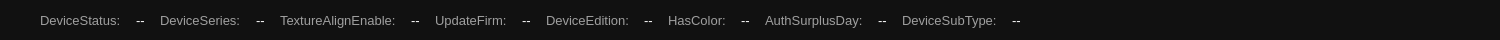
      <widget class="QWidget" name="status_bar" native="true">
       <property name="minimumSize">
        <size>
         <width>1500</width>
         <height>40</height>
        </size>
       </property>
       <property name="maximumSize">
        <size>
         <width>1920</width>
         <height>40</height>
        </size>
       </property>
       <property name="styleSheet">
        <string notr="true">background-color: rgb(17, 17, 17);</string>
       </property>
       <layout class="QHBoxLayout" name="horizontalLayout_34">
        <property name="spacing">
         <number>15</number>
        </property>
        <property name="leftMargin">
         <number>0</number>
        </property>
        <property name="topMargin">
         <number>0</number>
        </property>
        <property name="rightMargin">
         <number>0</number>
        </property>
        <property name="bottomMargin">
         <number>0</number>
        </property>
        <item>
         <layout class="QHBoxLayout" name="horizontalLayout_26">
          <item>
           <spacer name="horizontalSpacer_37">
            <property name="orientation">
             <enum>Qt::Horizontal</enum>
            </property>
            <property name="sizeType">
             <enum>QSizePolicy::Fixed</enum>
            </property>
            <property name="sizeHint" stdset="0">
             <size>
              <width>40</width>
              <height>20</height>
             </size>
            </property>
           </spacer>
          </item>
          <item>
           <widget class="QLabel" name="label_14">
            <property name="enabled">
             <bool>false</bool>
            </property>
            <property name="minimumSize">
             <size>
              <width>0</width>
              <height>20</height>
             </size>
            </property>
            <property name="maximumSize">
             <size>
              <width>16777215</width>
              <height>20</height>
             </size>
            </property>
            <property name="font">
             <font>
              <pointsize>10</pointsize>
             </font>
            </property>
            <property name="styleSheet">
             <string notr="true">color: rgb(159, 159, 159);</string>
            </property>
            <property name="text">
             <string>DeviceStatus:</string>
            </property>
           </widget>
          </item>
          <item>
           <widget class="QLabel" name="label_devicestatus">
            <property name="minimumSize">
             <size>
              <width>0</width>
              <height>20</height>
             </size>
            </property>
            <property name="maximumSize">
             <size>
              <width>16777215</width>
              <height>20</height>
             </size>
            </property>
            <property name="font">
             <font>
              <pointsize>10</pointsize>
             </font>
            </property>
            <property name="styleSheet">
             <string notr="true">color: rgb(255, 255, 255);</string>
            </property>
            <property name="text">
             <string>--</string>
            </property>
           </widget>
          </item>
         </layout>
        </item>
        <item>
         <layout class="QHBoxLayout" name="horizontalLayout_27">
          <item>
           <widget class="QLabel" name="label_16">
            <property name="enabled">
             <bool>false</bool>
            </property>
            <property name="minimumSize">
             <size>
              <width>0</width>
              <height>20</height>
             </size>
            </property>
            <property name="maximumSize">
             <size>
              <width>16777215</width>
              <height>20</height>
             </size>
            </property>
            <property name="font">
             <font>
              <pointsize>10</pointsize>
             </font>
            </property>
            <property name="styleSheet">
             <string notr="true">color: rgb(159, 159, 159);</string>
            </property>
            <property name="text">
             <string>DeviceSeries:</string>
            </property>
           </widget>
          </item>
          <item>
           <widget class="QLabel" name="label_deviceseries">
            <property name="minimumSize">
             <size>
              <width>0</width>
              <height>20</height>
             </size>
            </property>
            <property name="maximumSize">
             <size>
              <width>16777215</width>
              <height>20</height>
             </size>
            </property>
            <property name="font">
             <font>
              <pointsize>10</pointsize>
             </font>
            </property>
            <property name="styleSheet">
             <string notr="true">color: rgb(255, 255, 255);</string>
            </property>
            <property name="text">
             <string>--</string>
            </property>
           </widget>
          </item>
         </layout>
        </item>
        <item>
         <layout class="QHBoxLayout" name="horizontalLayout_28">
          <item>
           <widget class="QLabel" name="e4546">
            <property name="enabled">
             <bool>false</bool>
            </property>
            <property name="minimumSize">
             <size>
              <width>0</width>
              <height>20</height>
             </size>
            </property>
            <property name="maximumSize">
             <size>
              <width>16777215</width>
              <height>20</height>
             </size>
            </property>
            <property name="font">
             <font>
              <pointsize>10</pointsize>
             </font>
            </property>
            <property name="styleSheet">
             <string notr="true">color: rgb(159, 159, 159);</string>
            </property>
            <property name="text">
             <string>TextureAlignEnable:</string>
            </property>
           </widget>
          </item>
          <item>
           <widget class="QLabel" name="label_texturealignenable">
            <property name="minimumSize">
             <size>
              <width>0</width>
              <height>20</height>
             </size>
            </property>
            <property name="maximumSize">
             <size>
              <width>16777215</width>
              <height>20</height>
             </size>
            </property>
            <property name="font">
             <font>
              <pointsize>10</pointsize>
             </font>
            </property>
            <property name="styleSheet">
             <string notr="true">color: rgb(255, 255, 255);</string>
            </property>
            <property name="text">
             <string>--</string>
            </property>
           </widget>
          </item>
         </layout>
        </item>
        <item>
         <layout class="QHBoxLayout" name="horizontalLayout_33">
          <item>
           <widget class="QLabel" name="d334545">
            <property name="enabled">
             <bool>false</bool>
            </property>
            <property name="minimumSize">
             <size>
              <width>0</width>
              <height>20</height>
             </size>
            </property>
            <property name="maximumSize">
             <size>
              <width>16777215</width>
              <height>20</height>
             </size>
            </property>
            <property name="font">
             <font>
              <pointsize>10</pointsize>
             </font>
            </property>
            <property name="styleSheet">
             <string notr="true">color: rgb(159, 159, 159);</string>
            </property>
            <property name="text">
             <string>UpdateFirm:</string>
            </property>
           </widget>
          </item>
          <item>
           <widget class="QLabel" name="label_updatefirm">
            <property name="minimumSize">
             <size>
              <width>0</width>
              <height>20</height>
             </size>
            </property>
            <property name="maximumSize">
             <size>
              <width>16777215</width>
              <height>20</height>
             </size>
            </property>
            <property name="font">
             <font>
              <pointsize>10</pointsize>
             </font>
            </property>
            <property name="styleSheet">
             <string notr="true">color: rgb(255, 255, 255);</string>
            </property>
            <property name="text">
             <string>--</string>
            </property>
           </widget>
          </item>
         </layout>
        </item>
        <item>
         <layout class="QHBoxLayout" name="horizontalLayout_32">
          <item>
           <widget class="QLabel" name="d3456">
            <property name="enabled">
             <bool>false</bool>
            </property>
            <property name="minimumSize">
             <size>
              <width>0</width>
              <height>20</height>
             </size>
            </property>
            <property name="maximumSize">
             <size>
              <width>16777215</width>
              <height>20</height>
             </size>
            </property>
            <property name="font">
             <font>
              <pointsize>10</pointsize>
             </font>
            </property>
            <property name="styleSheet">
             <string notr="true">color: rgb(159, 159, 159);</string>
            </property>
            <property name="text">
             <string>DeviceEdition:</string>
            </property>
           </widget>
          </item>
          <item>
           <widget class="QLabel" name="label_deviceedition">
            <property name="minimumSize">
             <size>
              <width>0</width>
              <height>20</height>
             </size>
            </property>
            <property name="maximumSize">
             <size>
              <width>16777215</width>
              <height>20</height>
             </size>
            </property>
            <property name="font">
             <font>
              <pointsize>10</pointsize>
             </font>
            </property>
            <property name="styleSheet">
             <string notr="true">color: rgb(255, 255, 255);</string>
            </property>
            <property name="text">
             <string>--</string>
            </property>
           </widget>
          </item>
         </layout>
        </item>
        <item>
         <layout class="QHBoxLayout" name="horizontalLayout_31">
          <item>
           <widget class="QLabel" name="label_1111">
            <property name="enabled">
             <bool>false</bool>
            </property>
            <property name="minimumSize">
             <size>
              <width>0</width>
              <height>20</height>
             </size>
            </property>
            <property name="maximumSize">
             <size>
              <width>16777215</width>
              <height>20</height>
             </size>
            </property>
            <property name="font">
             <font>
              <pointsize>10</pointsize>
             </font>
            </property>
            <property name="styleSheet">
             <string notr="true">color: rgb(159, 159, 159);</string>
            </property>
            <property name="text">
             <string>HasColor:</string>
            </property>
           </widget>
          </item>
          <item>
           <widget class="QLabel" name="label_hascolor">
            <property name="minimumSize">
             <size>
              <width>0</width>
              <height>20</height>
             </size>
            </property>
            <property name="maximumSize">
             <size>
              <width>16777215</width>
              <height>20</height>
             </size>
            </property>
            <property name="font">
             <font>
              <pointsize>10</pointsize>
             </font>
            </property>
            <property name="styleSheet">
             <string notr="true">color: rgb(255, 255, 255);</string>
            </property>
            <property name="text">
             <string>--</string>
            </property>
           </widget>
          </item>
         </layout>
        </item>
        <item>
         <layout class="QHBoxLayout" name="horizontalLayout_30">
          <item>
           <widget class="QLabel" name="label_asf">
            <property name="enabled">
             <bool>false</bool>
            </property>
            <property name="minimumSize">
             <size>
              <width>0</width>
              <height>20</height>
             </size>
            </property>
            <property name="maximumSize">
             <size>
              <width>16777215</width>
              <height>20</height>
             </size>
            </property>
            <property name="font">
             <font>
              <pointsize>10</pointsize>
             </font>
            </property>
            <property name="styleSheet">
             <string notr="true">color: rgb(159, 159, 159);</string>
            </property>
            <property name="text">
             <string>AuthSurplusDay:</string>
            </property>
           </widget>
          </item>
          <item>
           <widget class="QLabel" name="label_authsurplusday">
            <property name="minimumSize">
             <size>
              <width>0</width>
              <height>20</height>
             </size>
            </property>
            <property name="maximumSize">
             <size>
              <width>16777215</width>
              <height>20</height>
             </size>
            </property>
            <property name="font">
             <font>
              <pointsize>10</pointsize>
             </font>
            </property>
            <property name="styleSheet">
             <string notr="true">color: rgb(255, 255, 255);</string>
            </property>
            <property name="text">
             <string>--</string>
            </property>
           </widget>
          </item>
         </layout>
        </item>
        <item>
         <layout class="QHBoxLayout" name="horizontalLayout_29">
          <item>
           <widget class="QLabel" name="label_27">
            <property name="enabled">
             <bool>false</bool>
            </property>
            <property name="minimumSize">
             <size>
              <width>0</width>
              <height>20</height>
             </size>
            </property>
            <property name="maximumSize">
             <size>
              <width>16777215</width>
              <height>20</height>
             </size>
            </property>
            <property name="font">
             <font>
              <pointsize>10</pointsize>
             </font>
            </property>
            <property name="styleSheet">
             <string notr="true">color: rgb(159, 159, 159);</string>
            </property>
            <property name="text">
             <string>DeviceSubType:</string>
            </property>
           </widget>
          </item>
          <item>
           <widget class="QLabel" name="label_devicesubtype">
            <property name="minimumSize">
             <size>
              <width>0</width>
              <height>20</height>
             </size>
            </property>
            <property name="maximumSize">
             <size>
              <width>16777215</width>
              <height>20</height>
             </size>
            </property>
            <property name="font">
             <font>
              <pointsize>10</pointsize>
             </font>
            </property>
            <property name="styleSheet">
             <string notr="true">color: rgb(255, 255, 255);</string>
            </property>
            <property name="text">
             <string>--</string>
            </property>
           </widget>
          </item>
         </layout>
        </item>
        <item>
         <spacer name="horizontalSpacer_34">
          <property name="orientation">
           <enum>Qt::Horizontal</enum>
          </property>
          <property name="sizeHint" stdset="0">
           <size>
            <width>255</width>
            <height>20</height>
           </size>
          </property>
         </spacer>
        </item>
       </layout>
      </widget>
